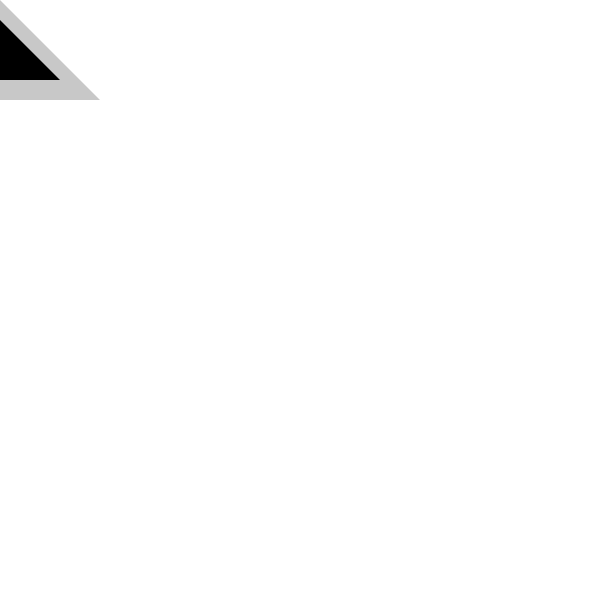
Frame 1 (no input)
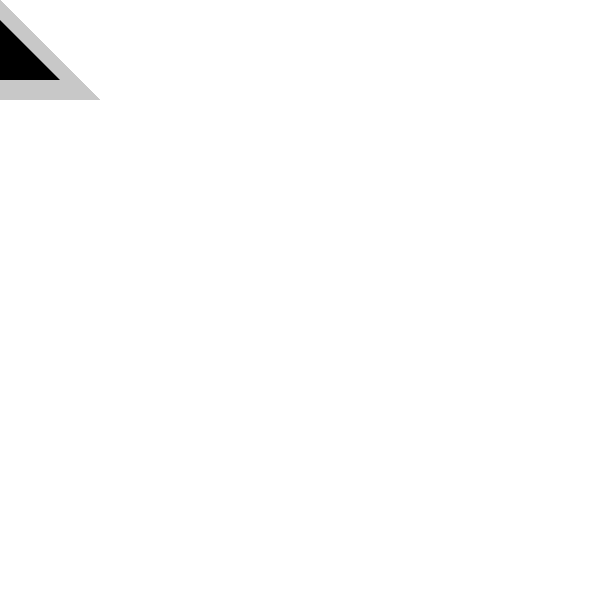
Frame 60 (the mouse pressed at the canvas centre just before this capture)
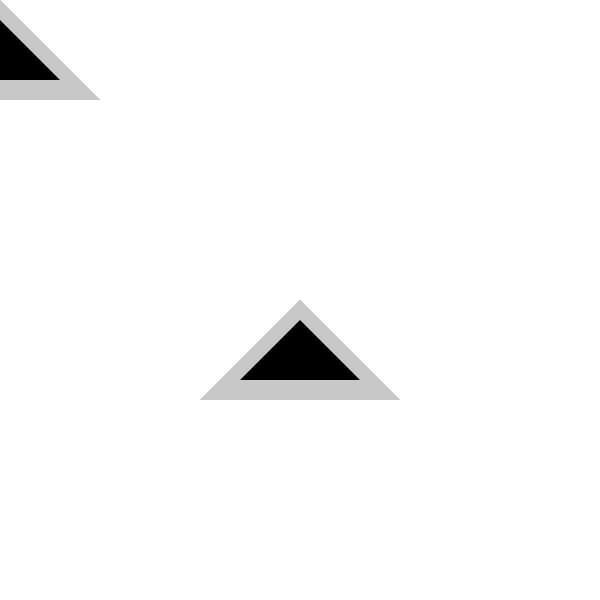
Frame 120 (the mouse held since frame 60 and released just before this capture)

The Processing sketch that drew these frames (run headless with seeded random() and noise(); from frame 60 on, the mouse is pressed at the canvas centre):

// Processing sketch: sketch_8
// ── sketch_8.pde
int x=100;
int y=20;

void setup(){
  size(600,600);
  background(255);
}

void draw(){
  noStroke();
  fill(200);
  triangle(mouseX,mouseY,mouseX+x,mouseY+x,mouseX-x,mouseY+x);
  fill(0);
  triangle(mouseX,mouseY+y,mouseX+x-y*2,mouseY+x-y,mouseX-x+y*2,mouseY+x-y);
  
}
